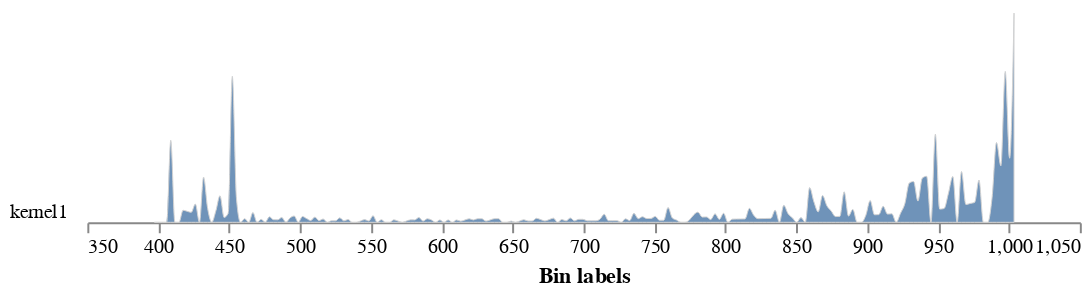

Notebook code cell kept with this figure:
### Code cell
# Look at a histogram of the hyperspectral data, if you had more than one object you would need a matrix with
# each object labeled with a different value.

spectral_hist  = pcv.analyze.spectral_reflectance(hsi=calibrated_data, labeled_mask=corn_thresh, n_labels=1, label="kernel")

### Figure 1 — Vega-Lite specification as saved in the notebook (floating-point values rounded to 4 significant figures; data arrays with more than 128 entries replaced by an {"elided": "..."} marker saying what was removed)
{"config": {"view": {"continuousWidth": 300, "continuousHeight": 300, "stroke": null}, "axis": {"grid": false}, "facet": {"columns": 1, "spacing": 0}, "title": {"anchor": "end"}}, "data": {"name": "data-248e07e219409ea3124af3ff58012054"}, "facet": {"field": "sample", "header": {"labelAngle": 0, "labelAlign": "left", "labelOrient": "left"}, "title": null, "type": "nominal"}, "spec": {"mark": {"type": "area", "fillOpacity": 0.8, "interpolate": "monotone", "stroke": "lightgray", "strokeWidth": 0.5}, "encoding": {"x": {"field": "label", "title": "Bin labels", "type": "quantitative"}, "y": {"axis": null, "field": "value", "scale": {"range": [10, -100]}, "type": "quantitative"}}, "height": 10, "width": 500}, "bounds": "flush", "$schema": "https://vega.github.io/schema/vega-lite/v5.17.0.json", "datasets": {"data-248e07e219409ea3124af3ff58012054": {"elided": "204 records"}}}
